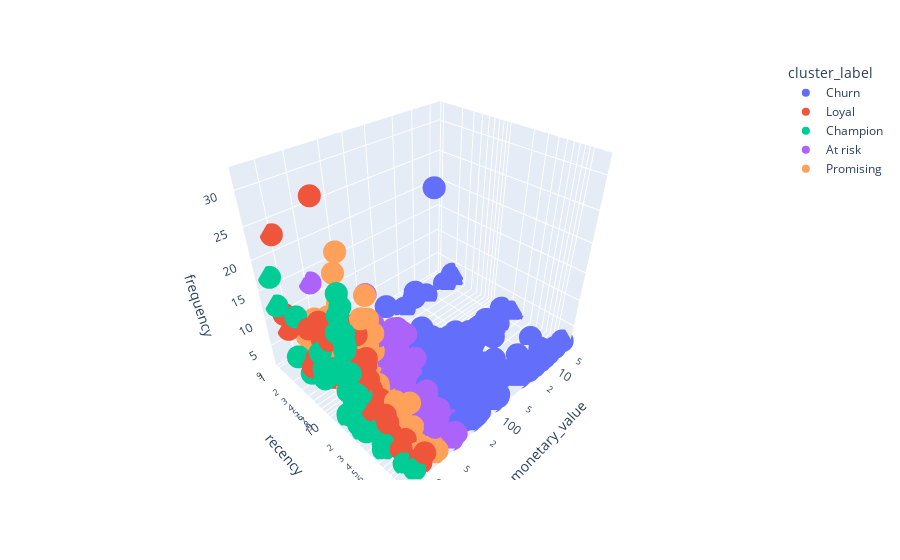

The notebook cell this image was saved under:
### Code cell
graphRFM = px.scatter_3d(RFM1, 
                      x='monetary_value', 
                      y='recency', 
                      z='frequency',
                      log_x=True,log_y=True,
                      color='cluster_label',
                      color_continuous_scale='Inferno')
graphRFM.show()

### Figure 1 — Plotly figure (JSON) as saved in the notebook; plotly's stock layout.template omitted (floating-point values rounded to 4 significant figures; data arrays with more than 128 entries replaced by an {"elided": "..."} marker saying what was removed)
{"data": [{"hovertemplate": "cluster_label=Churn<br>monetary_value=%{x}<br>recency=%{y}<br>frequency=%{z}<extra></extra>", "legendgroup": "Churn", "marker": {"color": "#636efa", "symbol": "circle"}, "mode": "markers", "name": "Churn", "scene": "scene", "showlegend": true, "type": "scatter3d", "x": {"elided": "322 float values"}, "y": {"elided": "322 int values"}, "z": {"elided": "322 int values"}}, {"hovertemplate": "cluster_label=Loyal<br>monetary_value=%{x}<br>recency=%{y}<br>frequency=%{z}<extra></extra>", "legendgroup": "Loyal", "marker": {"color": "#EF553B", "symbol": "circle"}, "mode": "markers", "name": "Loyal", "scene": "scene", "showlegend": true, "type": "scatter3d", "x": [1094.0, 1108.0, 1123.0, 1044.0, 1008.0, 938.5, 930.1, 1175.0, 958.6, 890.3, 974.9, 1037.0, 1183.0, 908.8, 1177.0, 1001.0, 987.9, 1002.0, 929.9, 1119.0, 1155.0, 910.5, 1191.0, 907.6, 1018.0, 1049.0, 974.7, 1043.0, 1017.0, 994.1, 1048.0, 946.3, 939.1, 940.2, 917.9, 927.8, 1107.0, 1025.0, 1098.0, 1046.0, 936.2, 1174.0, 922.3, 1110.0, 1160.0, 1038.0, 1179.0, 1154.0, 1054.0, 1098.0, 978.1, 1003.0, 1008.0, 1195.0, 1025.0, 1196.0, 1156.0, 960.9, 1041.0, 1165.0, 901.6, 1031.0, 1068.0, 937.6, 943.2, 1144.0, 1171.0, 1017.0, 1021.0, 1105], "y": [5, 19, 5, 6, 17, 24, 22, 15, 23, 22, 6, 50, 3, 15, 19, 18, 19, 20, 5, 3, 48, 24, 6, 23, 20, 16, 23, 8, 124, 123, 15, 19, 131, 22, 69, 19, 1, 44, 7, 1, 17, 16, 19, 20, 78, 22, 22, 1, 15, 16, 23, 23, 19, 4, 17, 43, 25, 26, 25, 52, 43, 52, 32, 32, 33, 32, 32, 32, 33, 32], "z": [11, 4, 14, 6, 2, 4, 2, 7, 6, 7, 32, 3, 4, 3, 6, 16, 7, 4, 3, 11, 7, 4, 14, 4, 13, 4, 13, 6, 3, 2, 17, 4, 4, 9, 3, 8, 7, 2, 12, 23, 3, 6, 10, 4, 3, 4, 9, 10, 14, 4, 2, 12, 2, 7, 5, 3, 8, 3, 7, 6, 2, 2, 3, 7, 3, 2, 6, 5, 4, 3]}, {"hovertemplate": "cluster_label=Champion<br>monetary_value=%{x}<br>recency=%{y}<br>frequency=%{z}<extra></extra>", "legendgroup": "Champion", "marker": {"color": "#00cc96", "symbol": "circle"}, "mode": "markers", "name": "Champion", "scene": "scene", "showlegend": true, "type": "scatter3d", "x": [1263.0, 1208.0, 1258.0, 1309.0, 1318.0, 1435.0, 1379, 1331.0, 1482.0, 1225.0, 1338.0, 1427.0, 1328.0, 1481.0, 1410.0, 1453.0, 1461.0, 1373.0, 1471.0, 1321.0, 1491.0, 1431.0, 1301.0, 1289.0, 1278.0, 1258.0, 1200.0, 1363.0, 1311, 1357.0, 1457.0, 1264.0, 1375.0, 1435.0, 1448.0, 1300.0, 1373.0, 1410, 1476.0, 1353.0, 1206.0, 1209.0, 1428, 1366.0, 1247.0, 1492.0, 1428, 1314.0, 1272.0, 1397.0, 1487.0, 1398.0], "y": [3, 23, 17, 17, 17, 17, 2, 16, 24, 126, 6, 7, 1, 22, 15, 20, 23, 17, 16, 19, 22, 7, 6, 16, 22, 18, 2, 1, 97, 23, 23, 17, 47, 15, 17, 15, 18, 16, 16, 16, 16, 19, 54, 54, 35, 25, 26, 25, 24, 53, 32, 32], "z": [3, 2, 4, 15, 21, 20, 5, 9, 3, 2, 10, 7, 12, 4, 2, 18, 8, 23, 3, 6, 12, 6, 7, 14, 6, 3, 12, 17, 2, 8, 7, 4, 5, 17, 3, 17, 16, 3, 12, 7, 15, 3, 2, 2, 4, 9, 2, 6, 8, 3, 3, 4]}, {"hovertemplate": "cluster_label=At risk<br>monetary_value=%{x}<br>recency=%{y}<br>frequency=%{z}<extra></extra>", "legendgroup": "At risk", "marker": {"color": "#ab63fa", "symbol": "circle"}, "mode": "markers", "name": "At risk", "scene": "scene", "showlegend": true, "type": "scatter3d", "x": {"elided": "146 float values"}, "y": {"elided": "146 int values"}, "z": {"elided": "146 int values"}}, {"hovertemplate": "cluster_label=Promising<br>monetary_value=%{x}<br>recency=%{y}<br>frequency=%{z}<extra></extra>", "legendgroup": "Promising", "marker": {"color": "#FFA15A", "symbol": "circle"}, "mode": "markers", "name": "Promising", "scene": "scene", "showlegend": true, "type": "scatter3d", "x": [824.4, 568.9, 574.3, 571.9, 637.4, 682.3, 744.2, 760.2, 688.8, 636.5, 814.4, 791.8, 571.3, 645.4, 656.0, 638.0, 698.1, 869.4, 868.3, 857.7, 735.4, 810.3, 803.5, 750, 800.9, 606.7, 740.0, 688.4, 869.8, 627.2, 557.8, 835.9, 572.0, 757.7, 844.6, 575.2, 722.5, 576.5, 808.5, 553.0, 706.3, 652.9, 720, 823.8, 698.7, 671.5, 837.8, 659.1, 643.0, 733.4, 574.6, 843.3, 677.5, 787.0, 826.0, 758.5, 860.3, 626.5, 672.2, 725.9, 614.9, 592.0, 846.0, 575.1, 737.8, 809.3, 785.0, 849.5, 555.8, 587.0, 794.2, 831.8, 606.9, 759.8, 828.9, 559.7, 775.1, 625.7, 769.7, 606.2, 711.6, 847.5, 726.1, 653.2, 564, 618.2, 732.4, 684.0, 564.1, 654.5, 796.1, 672.1, 845.5, 615.2, 588.1, 694.0, 707.1, 586.2, 759.6, 776.5, 644.1, 625.8, 804.4, 736.4, 645.1, 856.1, 599.7, 777.0, 713.9, 718.4, 853.9, 836.9, 608.0, 839.1, 691.3, 654.1, 691.6, 706.9, 799.8, 818.9, 707.6, 703.5], "y": [71, 16, 19, 49, 23, 1, 17, 66, 17, 72, 16, 8, 20, 7, 24, 23, 127, 18, 100, 5, 16, 24, 5, 82, 7, 17, 2, 19, 18, 17, 62, 15, 7, 16, 2, 20, 65, 5, 76, 4, 67, 19, 64, 2, 16, 45, 23, 123, 15, 17, 7, 23, 18, 17, 50, 20, 18, 50, 23, 98, 6, 18, 24, 22, 17, 16, 7, 6, 20, 17, 49, 20, 16, 22, 16, 1, 16, 16, 24, 50, 18, 48, 22, 18, 2, 127, 6, 17, 62, 20, 22, 19, 77, 16, 18, 22, 61, 20, 23, 35, 59, 26, 25, 52, 33, 53, 53, 33, 33, 33, 52, 33, 109, 43, 53, 32, 52, 33, 35, 52, 33, 53], "z": [3, 8, 7, 6, 4, 4, 7, 2, 17, 3, 3, 2, 6, 6, 2, 6, 2, 15, 2, 14, 8, 4, 7, 2, 2, 4, 10, 2, 3, 5, 3, 12, 5, 9, 4, 6, 2, 23, 2, 14, 4, 6, 3, 4, 3, 2, 6, 2, 20, 13, 4, 6, 3, 15, 2, 4, 18, 4, 3, 2, 8, 3, 4, 2, 4, 3, 9, 7, 5, 5, 3, 4, 11, 4, 4, 4, 15, 8, 7, 3, 2, 8, 7, 3, 2, 2, 21, 7, 3, 5, 5, 15, 2, 8, 2, 4, 3, 8, 7, 5, 2, 3, 6, 2, 4, 3, 2, 5, 4, 2, 2, 2, 2, 2, 3, 2, 3, 3, 3, 3, 3, 4]}], "layout": {"legend": {"title": {"text": "cluster_label"}, "tracegroupgap": 0}, "margin": {"t": 60}, "scene": {"domain": {"x": [0, 1], "y": [0, 1]}, "xaxis": {"title": {"text": "monetary_value"}, "type": "log"}, "yaxis": {"title": {"text": "recency"}, "type": "log"}, "zaxis": {"title": {"text": "frequency"}}}}}
